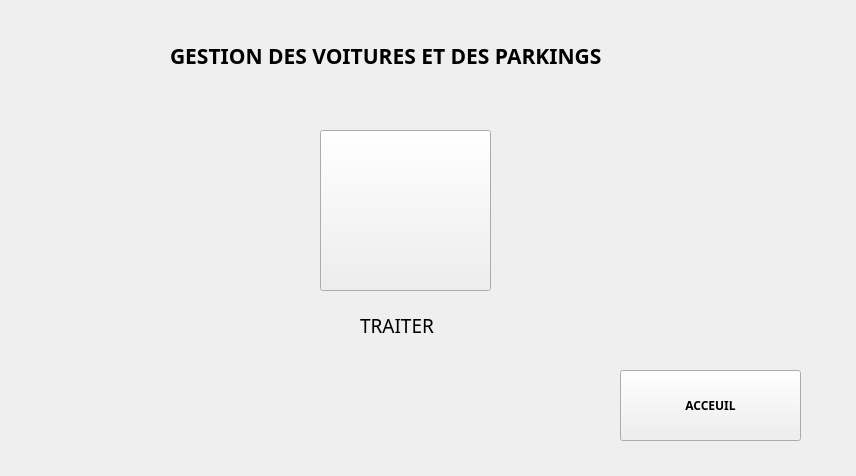
<?xml version="1.0" encoding="UTF-8"?>
<ui version="4.0">
 <class>GUI_VoitureParking</class>
 <widget class="QWidget" name="GUI_VoitureParking">
  <property name="geometry">
   <rect>
    <x>0</x>
    <y>0</y>
    <width>856</width>
    <height>476</height>
   </rect>
  </property>
  <property name="windowTitle">
   <string>Form</string>
  </property>
  <widget class="QLabel" name="label">
   <property name="geometry">
    <rect>
     <x>170</x>
     <y>30</y>
     <width>571</width>
     <height>51</height>
    </rect>
   </property>
   <property name="font">
    <font>
     <family>Century Gothic</family>
     <pointsize>16</pointsize>
     <weight>75</weight>
     <bold>true</bold>
    </font>
   </property>
   <property name="text">
    <string>GESTION DES VOITURES ET DES PARKINGS</string>
   </property>
  </widget>
  <widget class="QPushButton" name="entraineurs">
   <property name="geometry">
    <rect>
     <x>320</x>
     <y>130</y>
     <width>171</width>
     <height>161</height>
    </rect>
   </property>
   <property name="text">
    <string/>
   </property>
   <property name="icon">
    <iconset resource="images.qrc">
     <normaloff>:/icons/manage.png</normaloff>:/icons/manage.png</iconset>
   </property>
   <property name="iconSize">
    <size>
     <width>150</width>
     <height>150</height>
    </size>
   </property>
  </widget>
  <widget class="QLabel" name="label_2">
   <property name="geometry">
    <rect>
     <x>360</x>
     <y>300</y>
     <width>141</width>
     <height>51</height>
    </rect>
   </property>
   <property name="font">
    <font>
     <family>Century Gothic</family>
     <pointsize>14</pointsize>
    </font>
   </property>
   <property name="text">
    <string>TRAITER</string>
   </property>
  </widget>
  <widget class="QPushButton" name="pushButton">
   <property name="geometry">
    <rect>
     <x>620</x>
     <y>370</y>
     <width>181</width>
     <height>71</height>
    </rect>
   </property>
   <property name="font">
    <font>
     <family>Century Gothic</family>
     <weight>75</weight>
     <bold>true</bold>
    </font>
   </property>
   <property name="text">
    <string>ACCEUIL</string>
   </property>
   <property name="icon">
    <iconset resource="images.qrc">
     <normaloff>:/icons/acceuil.png</normaloff>:/icons/acceuil.png</iconset>
   </property>
   <property name="iconSize">
    <size>
     <width>30</width>
     <height>30</height>
    </size>
   </property>
  </widget>
 </widget>
 <resources>
  <include location="images.qrc"/>
 </resources>
 <connections/>
</ui>
